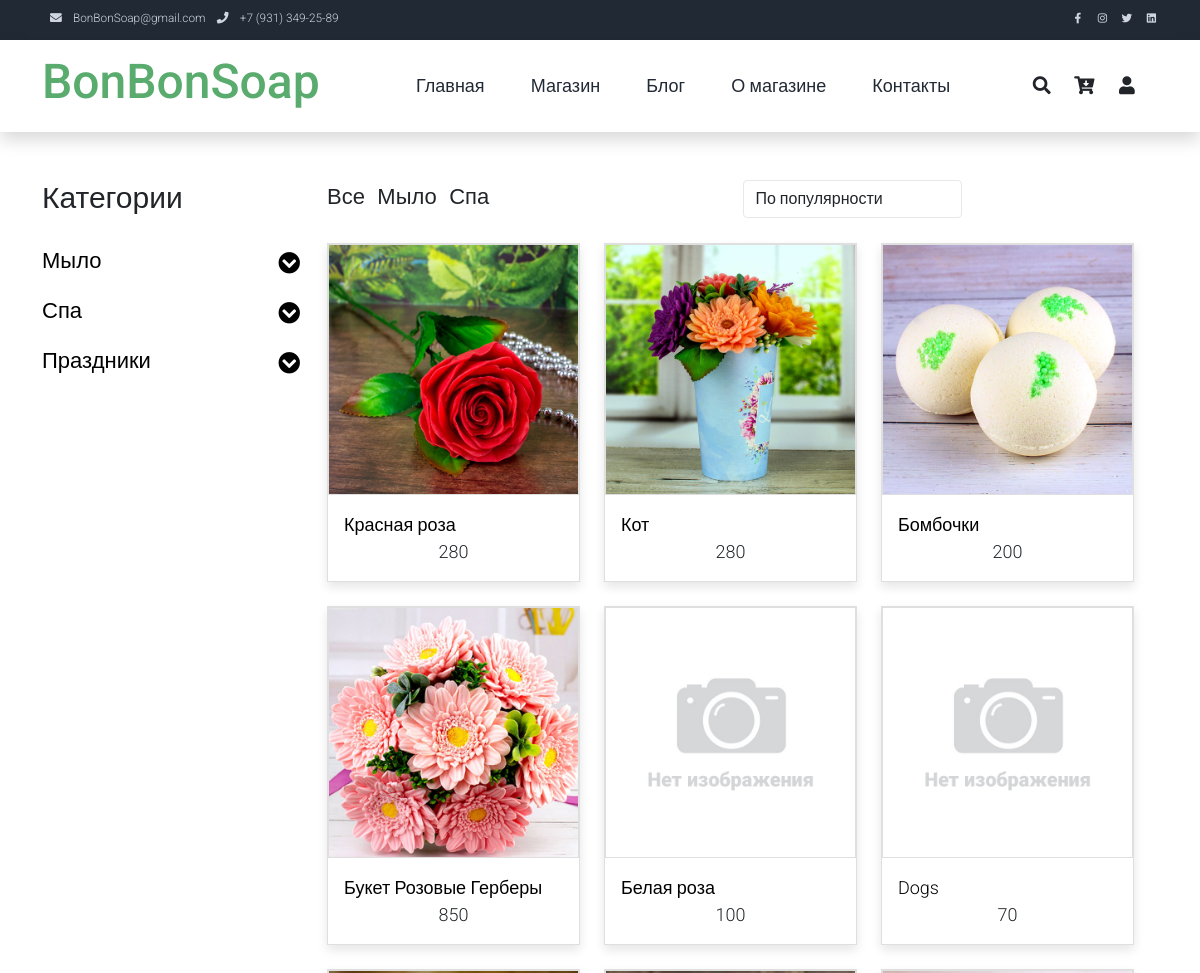
The page /shop/ (upper part) on the database as committed earlier.
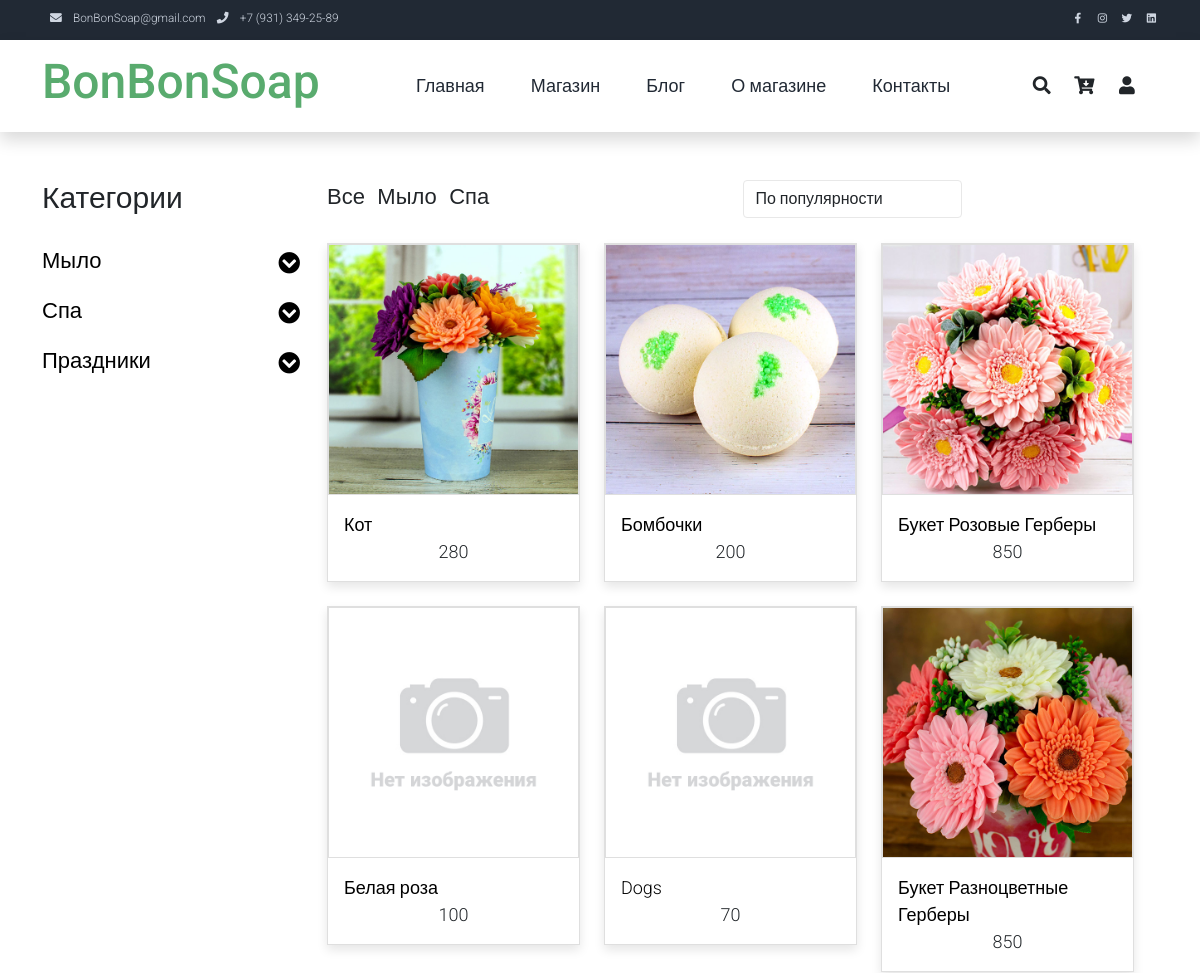
The same page on the database as committed later.
### product/models.py (models this page shows, shortened)
class Department(models.Model):
    name = models.CharField(max_length=64, blank=False, unique=True)  # Название раздела
    alias = models.CharField(max_length=64, blank=False, unique=True, default='!!!', verbose_name=u'Псевдоним')  # Псевдоним поля
    def __str__(self):
        return self.name
    class Meta:
        verbose_name = 'Отдел'
        verbose_name_plural = 'Отделы'

class Product(models.Model):
    name = models.CharField(max_length=128, verbose_name=u'Название')  # Название товара
    category = models.ForeignKey(Category, on_delete=models.PROTECT,
                                 verbose_name=u'Категория')  # К какой категории относится товар
    alias = models.CharField(max_length=64, blank=False, unique=True, default='!!!', verbose_name=u'Псевдоним')  # Псевдоним поля
    holiday = models.ManyToManyField(Holiday, default='1', blank=False,
                                 verbose_name=u'Праздник')  # К какому празднику подходит товар
    description = models.TextField(blank=True, verbose_name=u'Описание')  # Описание товара
    price = models.IntegerField(default=0, verbose_name=u'Цена')  # Цена за единицу
    quantity = models.IntegerField(default=0, verbose_name=u'Остаток')  # Остаток на складе
    popular = models.IntegerField(default=0, verbose_name=u'Популярность')  # Популярность товара
    discount = models.IntegerField(default=0, verbose_name=u'Скидка')  # Скидка (сумма скидки, не %)
    active = models.BooleanField(default=True, verbose_name=u'Активен')  # Товар Активен
    article = models.CharField(max_length=8,
                               blank=True, default=None,
                               verbose_name=u'Артикль')  # Артикль (получается с применением префикса PRODUCT_PREFIX)
    class Meta:
        verbose_name = 'Товар'
        verbose_name_plural = 'Товары'
    @property
    def actual_price(self):
        return self.price - self.discount if self.active else 0

### shop/views.py (the view)
# urls.py: path('shop/', shop, name='shop'),  # Магазин без передачи параметров
def shop(request, filter=None):
    select_category = dict()  # Словарь с ключами Отделами и данными - списком категорий для меню выбора (объекты)
    select_holiday = dict()  # Словарь с ключом 'Праздники' и данными - объектами праздников
    for department in Department.objects.all():
        select_category.update({department: Category.objects.filter(department_id=department.id)})
    select_holiday.update({'Праздники': Holiday.objects.order_by("date")})
    if not 'sort' in request.session:
        request.session['sort'] = '-popular'
    sort = request.session['sort']
    if 'sort' in request.POST:
        sort = request.POST['sort']
    request.session['sort'] = sort
    products = []
    if 'search' in request.POST:
        search = request.POST['search']
        if re.search(r"[<>%\$]$", search) == None:
            products = Product.objects.filter(
                Q(article__icontains=search) | Q(name__icontains=search) | Q(description__icontains=search),
                active=True).order_by(sort)
    else:
        if filter != None and re.search(r"[<>%\$]$", filter) == None:
            products = Product.objects.filter(category__department__alias=filter, active=True).order_by(sort)
            if len(products) == 0:
                products = Product.objects.filter(category__alias=filter, active=True).order_by(sort)
            if len(products) == 0:
                products = Product.objects.filter(holiday__alias=filter, active=True).order_by(sort)
        else:
            products = Product.objects.filter(active=True).order_by(sort)
    paginator = Paginator(products, 15)
    page_number = request.GET.get('page')
    products = paginator.get_page(page_number)
    products = select_main_photo(products)
    return render(request, 'shop.html', locals())

### product/models.py (called while the page is built)
    def __str__(self):
        return self.name

    def __str__(self):
        return self.name

### profile/templatetags/user_tags.py (called while the page is built)
@register.simple_tag(takes_context=True)
def basket_count(context):
    request = context['request']
    try:
        if request.user.is_authenticated:
            basket = Profile.objects.get(user=request.user).basket
        else:
            if 'basket' in request.session:
                basket = request.session['basket']
            else:
                return ''
        if not isinstance(basket, dict):
            basket = eval(basket)
    except:
        return ''
    q = sum(x for x in basket.values())
    return q if q else ''

### shop/views.py (called while the page is built)
def select_main_photo(products):
    for product in products:
        photo = ProductImage.objects.filter(product_id=product.id, active=True,
                                            main=True)  # Выбираем главную фотографию для товара
        product.photo = settings.NO_PHOTO
        if len(photo):
            product.photo = photo[0].image.url
    return products

### templates/shop.html (shortened to what this page needs)
{% extends 'base.html' %}
{% load static %}
{% block content %}
    <div class="container py-5">
        <div class="row">
            <div class="col-lg-3">
                <h1 class="h2 pb-4">Категории</h1>
                <ul class="list-unstyled templatemo-accordion">
  {% for department, categoryes in select_category.items %}
                        <li class="pb-3">
                            <a class="collapsed d-flex justify-content-between h3 text-decoration-none" href="#">
                                {{ department }}
                                <i class="fa fa-fw fa-chevron-circle-down mt-1"></i>
                            </a>
                        </li>
                    {% endfor %}
  {% for name, holidays in select_holiday.items %}
                        <li class="pb-3">
                            <a class="collapsed d-flex justify-content-between h3 text-decoration-none" href="#">
                                {{ name }}
                                <i class="fa fa-fw fa-chevron-circle-down mt-1"></i>
                            </a>
                        </li>
                    {% endfor %}
                </ul>
            </div>
            <div class="col-lg-9">
                <div class="row">
                <div class="row">
                    <div class="col-md-6">
                        <ul class="list-inline shop-top-menu pb-3 pt-1">
                            <li class="list-inline-item">
                                <a class="h3 text-dark text-decoration-none mr-3" href="{% url 'shop' %}">Все</a>
                            </li>
                            {% for department in select_category.keys %}
                            <li class="list-inline-item">
                                <a class="h3 text-dark text-decoration-none mr-3" href="{% url 'shop' department.alias %}">{{ department }}</a>
                            </li>
                            {% endfor %}
                        </ul>
                    </div>
                    <div class="col-md-6 pb-4">
                        <div class="d-flex">
                            <form method="post" id="sorted" action="{% if filter %} {% url 'shop' filter %} {% else %}{% url 'shop' %}{% endif %}">
                                <select class="form-control" name="sort">
                                    <option {% if sort == "-popular" %} selected {% endif %}
                                    value="-popular">По популярности</option>
                                </select>
                            </form>
                        </div>
                    </div>
                </div>
                <div class="row">
                    {% if products %}
                    {% for product in products %}
                    <div class="col-md-4">
                        <div class="card mb-4 product-wap rounded-0"><div class="card rounded-0">
                            <img class="card-img rounded-0 img-fluid" src="{{ product.photo }}">
                            </div>
                            <div class="card-body">
                                <a href="{% url 'shop-single' product.alias %}" class="h3 text-decoration-none">{{ product.name }}</a>
                                <p class="text-center mb-0">{{ product.actual_price }}</p>
                            </div>
                        </div>
                    </div>
                    {% endfor %}
                    {% else %}
                    Нет товаров для отображения
                    {% endif %}
                </div>
            </div>
        </div>
    </div>
{% endblock content %}

### templates/base.html (shortened to what this page needs)
<!DOCTYPE html>
{% load user_tags %}
{% load static %}
<html lang="ru">
<head>
    <link rel="stylesheet" href="{% static 'css/bootstrap.min.css' %}">
    <link rel="stylesheet" href="{% static '/css/templatemo.css' %}">
    <link rel="stylesheet" href="{% static '/css/custom.css' %}">
    <link rel="stylesheet" href="{% static '/css/fontawesome.min.css' %}">
</head>
<body>
    <nav class="navbar navbar-expand-lg bg-dark navbar-light d-none d-lg-block" id="templatemo_nav_top">
        <div class="container text-light">
            <div class="w-100 d-flex justify-content-between">
                <div>
                    <i class="fa fa-envelope mx-2"></i>
                    <a class="navbar-sm-brand text-light text-decoration-none" href="mailto:bonbonsoap@gmail.com">BonBonSoap@gmail.com</a>
                    <i class="fa fa-phone mx-2"></i>
                    <a class="navbar-sm-brand text-light text-decoration-none" href="tel:+79313492589">+7 (931) 349-25-89</a>
                </div>
                <div>
                    <a class="text-light" href="https://fb.com/templatemo" target="_blank" rel="sponsored"><i class="fab fa-facebook-f fa-sm fa-fw me-2"></i></a>
                    <a class="text-light" href="https://www.instagram.com/" target="_blank"><i class="fab fa-instagram fa-sm fa-fw me-2"></i></a>
                    <a class="text-light" href="https://twitter.com/" target="_blank"><i class="fab fa-twitter fa-sm fa-fw me-2"></i></a>
                    <a class="text-light" href="https://www.linkedin.com/" target="_blank"><i class="fab fa-linkedin fa-sm fa-fw"></i></a>
                </div>
            </div>
        </div>
    </nav>
    <nav class="navbar navbar-expand-lg navbar-light shadow">
        <div class="container d-flex justify-content-between align-items-center">
            <a class="navbar-brand text-success logo h1 align-self-center" href="{% url 'index' %}">
                BonBonSoap
            </a>
            <div class="align-self-center collapse navbar-collapse flex-fill  d-lg-flex justify-content-lg-between" id="templatemo_main_nav">
                <div class="flex-fill">
                    <ul class="nav navbar-nav d-flex justify-content-between mx-lg-auto">
                        <li class="nav-item">
                            <a class="nav-link" href="{% url 'index' %}">Главная</a>
                        </li>
                        <li class="nav-item">
                            <a class="nav-link" href="{% url 'shop' %}">Магазин</a>
                        </li>
                        <li class="nav-item">
                            <a class="nav-link" href="{% url 'contact' %}">Блог</a>
                        </li>
                       <li class="nav-item">
                            <a class="nav-link" href="{% url 'about' %}">О магазине</a>
                        </li>
                        <li class="nav-item">
                            <a class="nav-link" href="{% url 'contact' %}">Контакты</a>
                        </li>
                    </ul>
                </div>
                <div class="navbar align-self-center d-flex">
                    <a class="nav-icon d-none d-lg-inline" href="#" data-bs-toggle="modal" data-bs-target="#templatemo_search">
                        <i class="fa fa-fw fa-search text-dark mr-2"></i>
                    </a>
                    <a class="nav-icon position-relative text-decoration-none" href="{% url 'basket' %}">
                        <i class="fa fa-fw fa-cart-arrow-down text-dark mr-1"></i>
                    </a>
                    <a class="nav-icon position-relative text-decoration-none" href="{% if request.user.is_authenticated %}{% url 'profile' %}{% else %}{% url 'login' %}{% endif %}">
                        <i class="fa fa-fw fa-user text-dark mr-3"></i>
                    </a>
                </div>
            </div>
        </div>
    </nav>
    {% block content %}{% endblock content %}
</body>
</html>

### static/css/templatemo.css (style rules this page uses)
body, ul, li, p, a, label, input, div { font-family: 'Roboto', sans-serif; font-size: 18px !important; font-weight: 300 !important; }
.h1 { font-family: 'Roboto', sans-serif; font-size: 48px !important; font-weight: 200 !important; }
.h2 { font-family: 'Roboto', sans-serif; font-size: 30px !important; font-weight: 300; }
.h3 { font-family: 'Roboto', sans-serif; font-size: 22px !important; }
.logo { font-weight: 500 !important; }
.text-success { color: #59ab6e !important; }
.text-light { color: #cfd6e1 !important; }
.bg-dark { background-color: #212934 !important; }
#templatemo_nav_top { min-height: 40px; }
#templatemo_nav_top * { font-size: .9em !important; }
#templatemo_main_nav a { color: #212934; }
#templatemo_main_nav .navbar .nav-icon { margin-right: 20px; }
.templatemo-accordion a { color: #000; }
.product-wap { box-shadow: 0px 5px 10px 0px rgba(0, 0, 0, 0.10); }
.card.product-wap a { color: #000; }
.form-control { border: 1px solid #e8e8e8; }
.product-wap .h3, .product-wap li, .product-wap i, .product-wap p { font-size: 12px !important; }
@media (min-width: 768px) { #templatemo_main_nav .navbar-nav { max-width: 450px; } }
@media (min-width: 992px) { #templatemo_main_nav .navbar-nav { max-width: 550px; } }
@media (min-width: 992px) { .product-wap .h3, .product-wap li, .product-wap i, .product-wap p { font-size: 18px !important; } }

Rows that differ between the two databases and show on the page:
no longer on this page (row edited): Product: shows a picture, name "Красная роза", actual_price "280"
now on this page (row unchanged): Product: shows a picture, name "Букет Разноцветные Герберы", actual_price "850"
